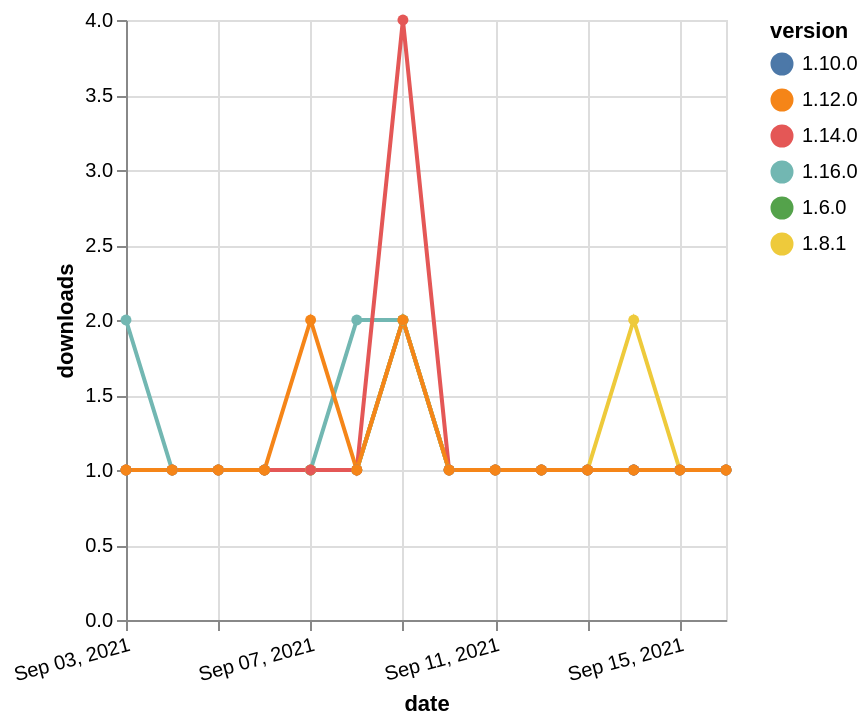

Vega-Lite specification stored for this chart:
### Vega-Lite specification from a JSON file in a GitHub repository (floating-point values rounded to 4 significant figures)
{"$schema": "https://vega.github.io/schema/vega-lite/v5.json", "description": "A simple bar chart with embedded data.", "data": {"values": [{"date": "2021-09-03", "total": 249, "delta": 1, "version": "1.6.0"}, {"date": "2021-09-04", "total": 250, "delta": 1, "version": "1.6.0"}, {"date": "2021-09-05", "total": 251, "delta": 1, "version": "1.6.0"}, {"date": "2021-09-06", "total": 252, "delta": 1, "version": "1.6.0"}, {"date": "2021-09-07", "total": 253, "delta": 1, "version": "1.6.0"}, {"date": "2021-09-08", "total": 254, "delta": 1, "version": "1.6.0"}, {"date": "2021-09-09", "total": 256, "delta": 2, "version": "1.6.0"}, {"date": "2021-09-10", "total": 257, "delta": 1, "version": "1.6.0"}, {"date": "2021-09-11", "total": 258, "delta": 1, "version": "1.6.0"}, {"date": "2021-09-12", "total": 259, "delta": 1, "version": "1.6.0"}, {"date": "2021-09-13", "total": 260, "delta": 1, "version": "1.6.0"}, {"date": "2021-09-14", "total": 261, "delta": 1, "version": "1.6.0"}, {"date": "2021-09-15", "total": 262, "delta": 1, "version": "1.6.0"}, {"date": "2021-09-16", "total": 263, "delta": 1, "version": "1.6.0"}, {"date": "2021-09-03", "total": 192, "delta": 1, "version": "1.10.0"}, {"date": "2021-09-04", "total": 193, "delta": 1, "version": "1.10.0"}, {"date": "2021-09-05", "total": 194, "delta": 1, "version": "1.10.0"}, {"date": "2021-09-06", "total": 195, "delta": 1, "version": "1.10.0"}, {"date": "2021-09-07", "total": 196, "delta": 1, "version": "1.10.0"}, {"date": "2021-09-08", "total": 197, "delta": 1, "version": "1.10.0"}, {"date": "2021-09-09", "total": 199, "delta": 2, "version": "1.10.0"}, {"date": "2021-09-10", "total": 200, "delta": 1, "version": "1.10.0"}, {"date": "2021-09-11", "total": 201, "delta": 1, "version": "1.10.0"}, {"date": "2021-09-12", "total": 202, "delta": 1, "version": "1.10.0"}, {"date": "2021-09-13", "total": 203, "delta": 1, "version": "1.10.0"}, {"date": "2021-09-14", "total": 204, "delta": 1, "version": "1.10.0"}, {"date": "2021-09-15", "total": 205, "delta": 1, "version": "1.10.0"}, {"date": "2021-09-16", "total": 206, "delta": 1, "version": "1.10.0"}, {"date": "2021-09-03", "total": 126, "delta": 2, "version": "1.16.0"}, {"date": "2021-09-04", "total": 127, "delta": 1, "version": "1.16.0"}, {"date": "2021-09-05", "total": 128, "delta": 1, "version": "1.16.0"}, {"date": "2021-09-06", "total": 129, "delta": 1, "version": "1.16.0"}, {"date": "2021-09-07", "total": 130, "delta": 1, "version": "1.16.0"}, {"date": "2021-09-08", "total": 132, "delta": 2, "version": "1.16.0"}, {"date": "2021-09-09", "total": 134, "delta": 2, "version": "1.16.0"}, {"date": "2021-09-10", "total": 135, "delta": 1, "version": "1.16.0"}, {"date": "2021-09-11", "total": 136, "delta": 1, "version": "1.16.0"}, {"date": "2021-09-12", "total": 137, "delta": 1, "version": "1.16.0"}, {"date": "2021-09-13", "total": 138, "delta": 1, "version": "1.16.0"}, {"date": "2021-09-14", "total": 139, "delta": 1, "version": "1.16.0"}, {"date": "2021-09-15", "total": 140, "delta": 1, "version": "1.16.0"}, {"date": "2021-09-16", "total": 141, "delta": 1, "version": "1.16.0"}, {"date": "2021-09-03", "total": 217, "delta": 1, "version": "1.8.1"}, {"date": "2021-09-04", "total": 218, "delta": 1, "version": "1.8.1"}, {"date": "2021-09-05", "total": 219, "delta": 1, "version": "1.8.1"}, {"date": "2021-09-06", "total": 220, "delta": 1, "version": "1.8.1"}, {"date": "2021-09-07", "total": 221, "delta": 1, "version": "1.8.1"}, {"date": "2021-09-08", "total": 222, "delta": 1, "version": "1.8.1"}, {"date": "2021-09-09", "total": 224, "delta": 2, "version": "1.8.1"}, {"date": "2021-09-10", "total": 225, "delta": 1, "version": "1.8.1"}, {"date": "2021-09-11", "total": 226, "delta": 1, "version": "1.8.1"}, {"date": "2021-09-12", "total": 227, "delta": 1, "version": "1.8.1"}, {"date": "2021-09-13", "total": 228, "delta": 1, "version": "1.8.1"}, {"date": "2021-09-14", "total": 230, "delta": 2, "version": "1.8.1"}, {"date": "2021-09-15", "total": 231, "delta": 1, "version": "1.8.1"}, {"date": "2021-09-16", "total": 232, "delta": 1, "version": "1.8.1"}, {"date": "2021-09-03", "total": 198, "delta": 1, "version": "1.14.0"}, {"date": "2021-09-04", "total": 199, "delta": 1, "version": "1.14.0"}, {"date": "2021-09-05", "total": 200, "delta": 1, "version": "1.14.0"}, {"date": "2021-09-06", "total": 201, "delta": 1, "version": "1.14.0"}, {"date": "2021-09-07", "total": 202, "delta": 1, "version": "1.14.0"}, {"date": "2021-09-08", "total": 203, "delta": 1, "version": "1.14.0"}, {"date": "2021-09-09", "total": 207, "delta": 4, "version": "1.14.0"}, {"date": "2021-09-10", "total": 208, "delta": 1, "version": "1.14.0"}, {"date": "2021-09-11", "total": 209, "delta": 1, "version": "1.14.0"}, {"date": "2021-09-12", "total": 210, "delta": 1, "version": "1.14.0"}, {"date": "2021-09-13", "total": 211, "delta": 1, "version": "1.14.0"}, {"date": "2021-09-14", "total": 212, "delta": 1, "version": "1.14.0"}, {"date": "2021-09-15", "total": 213, "delta": 1, "version": "1.14.0"}, {"date": "2021-09-16", "total": 214, "delta": 1, "version": "1.14.0"}, {"date": "2021-09-03", "total": 171, "delta": 1, "version": "1.12.0"}, {"date": "2021-09-04", "total": 172, "delta": 1, "version": "1.12.0"}, {"date": "2021-09-05", "total": 173, "delta": 1, "version": "1.12.0"}, {"date": "2021-09-06", "total": 174, "delta": 1, "version": "1.12.0"}, {"date": "2021-09-07", "total": 176, "delta": 2, "version": "1.12.0"}, {"date": "2021-09-08", "total": 177, "delta": 1, "version": "1.12.0"}, {"date": "2021-09-09", "total": 179, "delta": 2, "version": "1.12.0"}, {"date": "2021-09-10", "total": 180, "delta": 1, "version": "1.12.0"}, {"date": "2021-09-11", "total": 181, "delta": 1, "version": "1.12.0"}, {"date": "2021-09-12", "total": 182, "delta": 1, "version": "1.12.0"}, {"date": "2021-09-13", "total": 183, "delta": 1, "version": "1.12.0"}, {"date": "2021-09-14", "total": 184, "delta": 1, "version": "1.12.0"}, {"date": "2021-09-15", "total": 185, "delta": 1, "version": "1.12.0"}, {"date": "2021-09-16", "total": 186, "delta": 1, "version": "1.12.0"}]}, "width": "container", "mark": {"type": "line", "point": {"filled": true}}, "encoding": {"x": {"field": "date", "type": "temporal", "timeUnit": "yearmonthdate", "title": "date", "axis": {"labelAngle": -15}}, "y": {"field": "delta", "type": "quantitative", "title": "downloads"}, "color": {"field": "version", "type": "nominal"}, "tooltip": {"field": "delta"}}}
